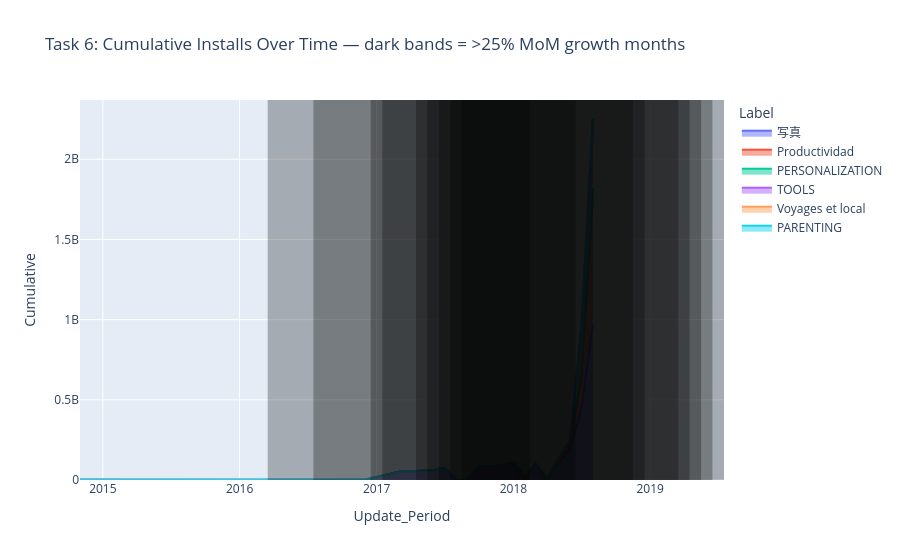

Notebook code for this chart:
### Markdown cell above
## Task 6 — Stacked area: cumulative installs over time by category
Filters: rating ≥ 4.2, name without digits, category starting T/P, reviews > 1000,
size 20–80 MB. Legend: Travel & Local→French, Productivity→Spanish, Photography→Japanese.
Intensify color where any category MoM growth > 25%.
Window: **4 PM–6 PM IST**.

### Code cell
TRANS6 = {"TRAVEL_AND_LOCAL":"Voyages et local", "PRODUCTIVITY":"Productividad",
          "PHOTOGRAPHY":"写真"}

def task6():
    if not gate(16, 18, "Task 6"): return
    d = df[df["Category"].str[0].isin(list("TP")) & (df["Rating"] >= 4.2) &
           (df["Reviews"] > 1000) &
           (df["Size_MB"].between(20, 80)) &
           ~df["App"].str.contains(r"\d", regex=True, na=False)].copy()
    d = d.dropna(subset=["Update_Period"])
    if d.empty:
        print("No apps pass the Task 6 filters."); return
    ts = (d.groupby(["Update_Period","Category"])["Installs"].sum()
            .reset_index().sort_values("Update_Period"))
    ts["Cumulative"] = ts.groupby("Category")["Installs"].cumsum()
    ts["Label"] = ts["Category"].replace(TRANS6)
    fig = px.area(ts, x="Update_Period", y="Cumulative", color="Label",
                  title="Task 6: Cumulative Installs Over Time by Category")
    # color-intensity highlight: shade months where any category grew >25% MoM
    hot = set()
    for cat in ts["Category"].unique():
        sub = ts[ts["Category"]==cat].sort_values("Update_Period")
        mom = sub["Installs"].pct_change()
        hot.update(sub.loc[mom > 0.25, "Update_Period"].tolist())
    periods = pd.to_datetime(sorted(pd.Series(ts["Update_Period"].unique())))
    half = (periods[1]-periods[0]) / 2 if len(periods) > 1 else pd.Timedelta(days=15)
    for m in sorted(hot):
        m = pd.Timestamp(m)
        fig.add_vrect(x0=m-half, x1=m+half, fillcolor="rgba(0,0,0,0.28)",
                      line_width=0, layer="above")
    if hot:
        fig.update_layout(title="Task 6: Cumulative Installs Over Time — dark bands = "
                                ">25% MoM growth months")
    fig.show()
task6()

### Figure 1 — Plotly figure (JSON) as saved in the notebook; plotly's stock layout.template omitted (floating-point values rounded to 4 significant figures)
{"data": [{"fillpattern": {"shape": ""}, "hovertemplate": "Label=写真<br>Update_Period=%{x}<br>Cumulative=%{y}<extra></extra>", "legendgroup": "写真", "line": {"color": "#636efa"}, "marker": {"symbol": "circle"}, "mode": "lines", "name": "写真", "orientation": "v", "showlegend": true, "stackgroup": "1", "type": "scatter", "x": ["2014-11-01T00:00:00.000000000", "2017-03-01T00:00:00.000000000", "2017-06-01T00:00:00.000000000", "2017-07-01T00:00:00.000000000", "2017-10-01T00:00:00.000000000", "2017-12-01T00:00:00.000000000", "2018-01-01T00:00:00.000000000", "2018-03-01T00:00:00.000000000", "2018-05-01T00:00:00.000000000", "2018-06-01T00:00:00.000000000", "2018-07-01T00:00:00.000000000", "2018-08-01T00:00:00.000000000"], "xaxis": "x", "y": [1000000, 51000000, 61000000, 76000000, 81000000, 91000000, 101000000, 103000000, 114000000, 185000000, 443000000, 969500000], "yaxis": "y"}, {"fillpattern": {"shape": ""}, "hovertemplate": "Label=Productividad<br>Update_Period=%{x}<br>Cumulative=%{y}<extra></extra>", "legendgroup": "Productividad", "line": {"color": "#EF553B"}, "marker": {"symbol": "circle"}, "mode": "lines", "name": "Productividad", "orientation": "v", "showlegend": true, "stackgroup": "1", "type": "scatter", "x": ["2016-10-01T00:00:00.000000000", "2018-02-01T00:00:00.000000000", "2018-06-01T00:00:00.000000000", "2018-07-01T00:00:00.000000000", "2018-08-01T00:00:00.000000000"], "xaxis": "x", "y": [1000000, 1100000, 16100000, 182100000, 787100000], "yaxis": "y"}, {"fillpattern": {"shape": ""}, "hovertemplate": "Label=PERSONALIZATION<br>Update_Period=%{x}<br>Cumulative=%{y}<extra></extra>", "legendgroup": "PERSONALIZATION", "line": {"color": "#00cc96"}, "marker": {"symbol": "circle"}, "mode": "lines", "name": "PERSONALIZATION", "orientation": "v", "showlegend": true, "stackgroup": "1", "type": "scatter", "x": ["2016-12-01T00:00:00.000000000", "2017-09-01T00:00:00.000000000", "2018-01-01T00:00:00.000000000", "2018-02-01T00:00:00.000000000", "2018-06-01T00:00:00.000000000", "2018-07-01T00:00:00.000000000", "2018-08-01T00:00:00.000000000"], "xaxis": "x", "y": [1000000, 2000000, 12000000, 22000000, 32000000, 43500000, 63500000], "yaxis": "y"}, {"fillpattern": {"shape": ""}, "hovertemplate": "Label=TOOLS<br>Update_Period=%{x}<br>Cumulative=%{y}<extra></extra>", "legendgroup": "TOOLS", "line": {"color": "#ab63fa"}, "marker": {"symbol": "circle"}, "mode": "lines", "name": "TOOLS", "orientation": "v", "showlegend": true, "stackgroup": "1", "type": "scatter", "x": ["2017-08-01T00:00:00.000000000", "2018-01-01T00:00:00.000000000", "2018-05-01T00:00:00.000000000", "2018-07-01T00:00:00.000000000", "2018-08-01T00:00:00.000000000"], "xaxis": "x", "y": [50000, 1050000, 11050000, 233650000, 353650000], "yaxis": "y"}, {"fillpattern": {"shape": ""}, "hovertemplate": "Label=Voyages et local<br>Update_Period=%{x}<br>Cumulative=%{y}<extra></extra>", "legendgroup": "Voyages et local", "line": {"color": "#FFA15A"}, "marker": {"symbol": "circle"}, "mode": "lines", "name": "Voyages et local", "orientation": "v", "showlegend": true, "stackgroup": "1", "type": "scatter", "x": ["2017-10-01T00:00:00.000000000", "2018-04-01T00:00:00.000000000", "2018-06-01T00:00:00.000000000", "2018-07-01T00:00:00.000000000", "2018-08-01T00:00:00.000000000"], "xaxis": "x", "y": [50000, 5050000, 11050000, 42150000, 77250000], "yaxis": "y"}, {"fillpattern": {"shape": ""}, "hovertemplate": "Label=PARENTING<br>Update_Period=%{x}<br>Cumulative=%{y}<extra></extra>", "legendgroup": "PARENTING", "line": {"color": "#19d3f3"}, "marker": {"symbol": "circle"}, "mode": "lines", "name": "PARENTING", "orientation": "v", "showlegend": true, "stackgroup": "1", "type": "scatter", "x": ["2018-03-01T00:00:00.000000000", "2018-05-01T00:00:00.000000000", "2018-07-01T00:00:00.000000000"], "xaxis": "x", "y": [100000, 10100000, 10700000], "yaxis": "y"}], "layout": {"legend": {"title": {"text": "Label"}, "tracegroupgap": 0}, "shapes": [{"fillcolor": "rgba(0,0,0,0.28)", "layer": "above", "line": {"width": 0}, "type": "rect", "x0": "2016-03-16T00:00:00", "x1": "2018-02-14T00:00:00", "xref": "x", "y0": 0, "y1": 1, "yref": "y domain"}, {"fillcolor": "rgba(0,0,0,0.28)", "layer": "above", "line": {"width": 0}, "type": "rect", "x0": "2016-07-16T00:00:00", "x1": "2018-06-16T00:00:00", "xref": "x", "y0": 0, "y1": 1, "yref": "y domain"}, {"fillcolor": "rgba(0,0,0,0.28)", "layer": "above", "line": {"width": 0}, "type": "rect", "x0": "2016-12-16T00:00:00", "x1": "2018-11-16T00:00:00", "xref": "x", "y0": 0, "y1": 1, "yref": "y domain"}, {"fillcolor": "rgba(0,0,0,0.28)", "layer": "above", "line": {"width": 0}, "type": "rect", "x0": "2017-01-16T00:00:00", "x1": "2018-12-17T00:00:00", "xref": "x", "y0": 0, "y1": 1, "yref": "y domain"}, {"fillcolor": "rgba(0,0,0,0.28)", "layer": "above", "line": {"width": 0}, "type": "rect", "x0": "2017-04-16T00:00:00", "x1": "2019-03-17T00:00:00", "xref": "x", "y0": 0, "y1": 1, "yref": "y domain"}, {"fillcolor": "rgba(0,0,0,0.28)", "layer": "above", "line": {"width": 0}, "type": "rect", "x0": "2017-05-16T00:00:00", "x1": "2019-04-16T00:00:00", "xref": "x", "y0": 0, "y1": 1, "yref": "y domain"}, {"fillcolor": "rgba(0,0,0,0.28)", "layer": "above", "line": {"width": 0}, "type": "rect", "x0": "2017-06-16T00:00:00", "x1": "2019-05-17T00:00:00", "xref": "x", "y0": 0, "y1": 1, "yref": "y domain"}, {"fillcolor": "rgba(0,0,0,0.28)", "layer": "above", "line": {"width": 0}, "type": "rect", "x0": "2017-07-16T00:00:00", "x1": "2019-06-16T00:00:00", "xref": "x", "y0": 0, "y1": 1, "yref": "y domain"}, {"fillcolor": "rgba(0,0,0,0.28)", "layer": "above", "line": {"width": 0}, "type": "rect", "x0": "2017-08-16T00:00:00", "x1": "2019-07-17T00:00:00", "xref": "x", "y0": 0, "y1": 1, "yref": "y domain"}], "title": {"text": "Task 6: Cumulative Installs Over Time — dark bands = >25% MoM growth months"}, "xaxis": {"anchor": "y", "domain": [0.0, 1.0], "title": {"text": "Update_Period"}}, "yaxis": {"anchor": "x", "domain": [0.0, 1.0], "title": {"text": "Cumulative"}}}}
